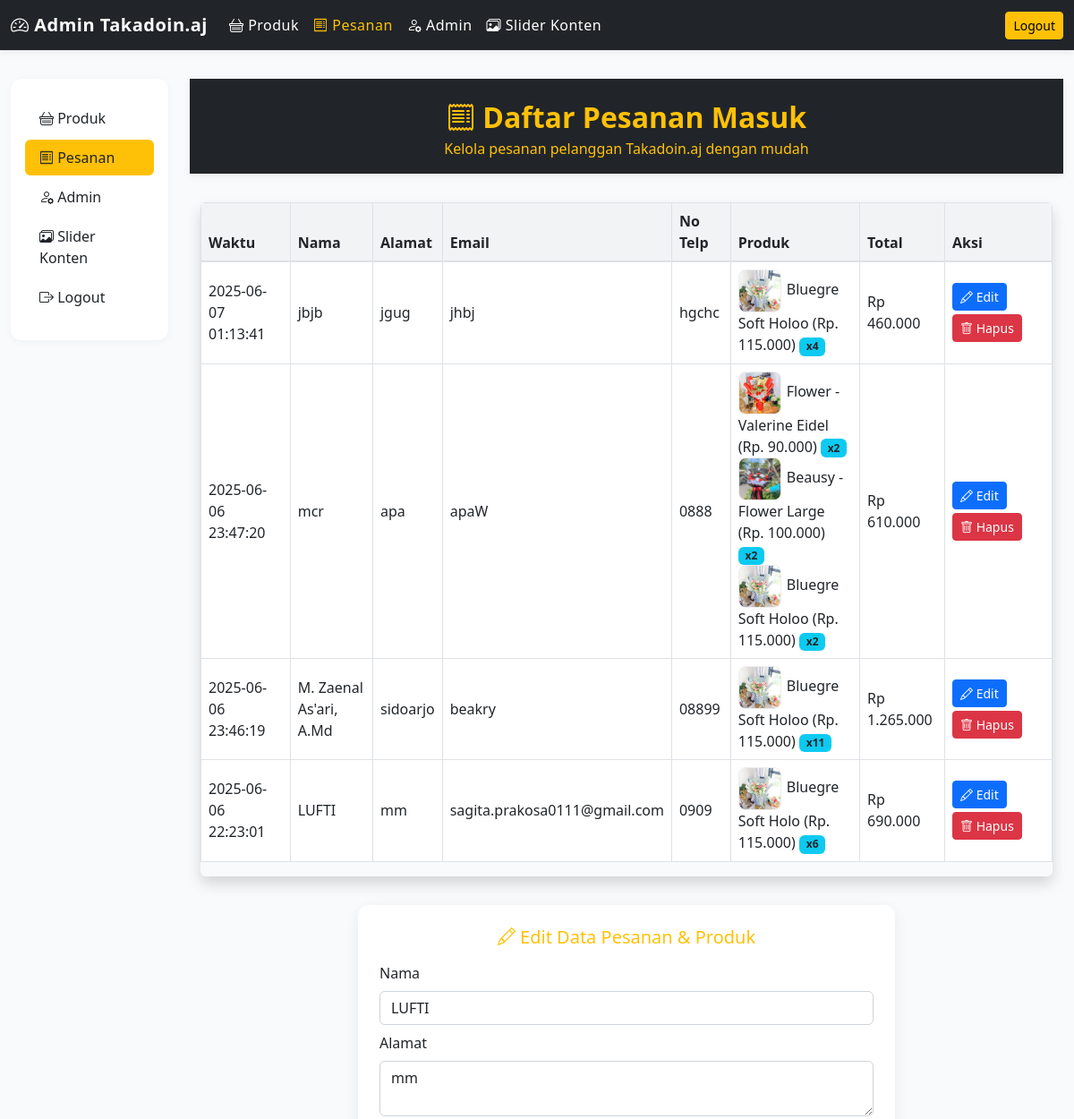
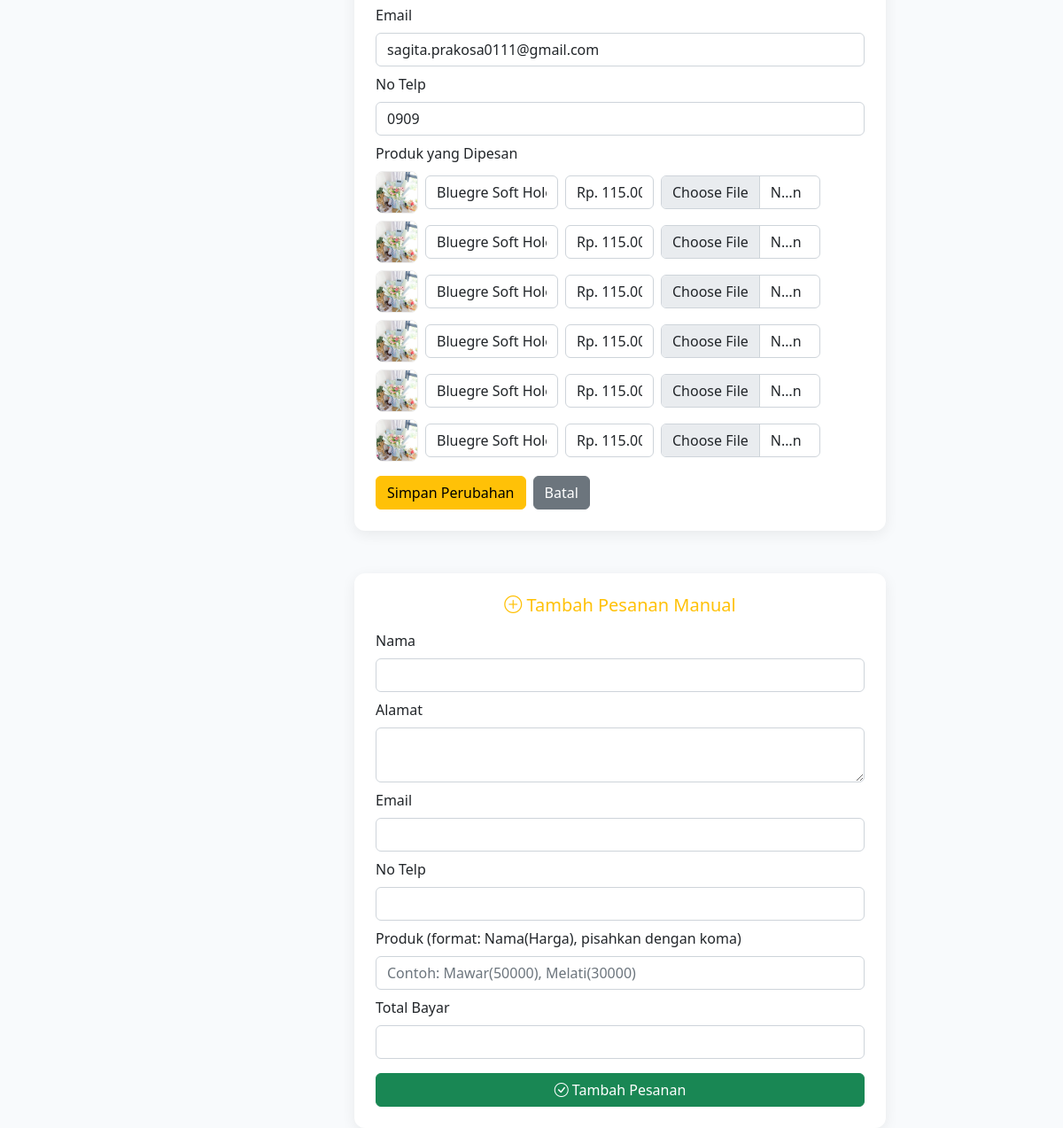
Page /admin/adminpesanan.php?edit=18 on the committed database (2 pictures, top to bottom).
### tables this page shows
CREATE TABLE `pesanan` (
  `id` int(11) NOT NULL,
  `nama` varchar(100) DEFAULT NULL,
  `alamat_rumah` text DEFAULT NULL,
  `email` varchar(100) DEFAULT NULL,
  `no` varchar(30) DEFAULT NULL,
  `produk` text DEFAULT NULL,
  `total` int(11) DEFAULT NULL,
  `tanggal` datetime DEFAULT current_timestamp()
);

### admin/adminpesanan.php (the view, shortened to what this page needs)
<?php
include('../koneksi.php');
$edit_id = isset($_GET['edit']) ? intval($_GET['edit']) : null;
$pesanan_edit = null;
if ($edit_id) {
    $pesanan_edit = mysqli_fetch_assoc(mysqli_query($conn, "SELECT * FROM pesanan WHERE id=$edit_id"));
}
$pesanan = mysqli_query($conn, "SELECT * FROM pesanan ORDER BY tanggal DESC");
?>
<!DOCTYPE html>
<html lang="id">
<head>
    <link href="https://cdn.jsdelivr.net/npm/bootstrap@5.2.3/dist/css/bootstrap.min.css" rel="stylesheet">
    <link href="https://cdn.jsdelivr.net/npm/bootstrap-icons@1.10.0/font/bootstrap-icons.css" rel="stylesheet">
</head>
<body>
    <nav class="navbar navbar-expand-lg admin-navbar">
        <div class="container-fluid">
            <a class="navbar-brand fw-bold" href="admin.php"><i class="bi bi-speedometer2"></i> Admin Takadoin.aj</a>
            <div class="collapse navbar-collapse" id="adminNavbar">
                <ul class="navbar-nav me-auto mb-2 mb-lg-0">
                    <li class="nav-item">
                        <a class="nav-link" href="admin.php"><i class="bi bi-basket"></i> Produk</a>
                    </li>
                    <li class="nav-item">
                        <a class="nav-link active" href="adminpesanan.php"><i class="bi bi-receipt"></i> Pesanan</a>
                    </li>
                    <li class="nav-item">
                        <a class="nav-link" href="tambahadmin.php"><i class="bi bi-person-gear"></i> Admin</a>
                    </li>
                    <li class="nav-item">
                        <a class="nav-link" href="admin_slider.php"><i class="bi bi-images"></i> Slider Konten</a>
                    </li>
                </ul>
                <a href="login.php" class="btn btn-warning btn-sm">Logout</a>
            </div>
        </div>
    </nav>
    <div class="container-fluid">
      <div class="row">
        <div class="col-lg-2 d-none d-lg-block">
          <div class="sidebar">
            <nav class="nav flex-column">
              <a class="nav-link<?= basename($_SERVER['PHP_SELF']) == 'admin.php' ? ' active' : '' ?>" href="admin.php"><i class="bi bi-basket"></i> Produk</a>
              <a class="nav-link<?= basename($_SERVER['PHP_SELF']) == 'adminpesanan.php' ? ' active' : '' ?>" href="adminpesanan.php"><i class="bi bi-receipt"></i> Pesanan</a>
              <a class="nav-link<?= basename($_SERVER['PHP_SELF']) == 'tambahadmin.php' ? ' active' : '' ?>" href="tambahadmin.php"><i class="bi bi-person-gear"></i> Admin</a>
              <a class="nav-link<?= basename($_SERVER['PHP_SELF']) == 'admin_slider.php' ? ' active' : '' ?>" href="admin_slider.php"><i class="bi bi-images"></i> Slider Konten</a>
              <li class="nav-item"><a class="nav-link" href="login.php"><i class="bi bi-box-arrow-right"></i> Logout</a></li>
            </nav>
          </div>
        </div>
        <div class="col-lg-10">
          <div class="admin-header text-center">
              <h2 class="fw-bold mb-1"><i class="bi bi-receipt"></i> Daftar Pesanan Masuk</h2>
              <p class="mb-0">Kelola pesanan pelanggan Takadoin.aj dengan mudah</p>
          </div>
          <div class="container">
            <div class="table-responsive rounded shadow mb-4">
                <table class="table table-bordered align-middle">
                    <thead>
                        <tr>
                            <th>Waktu</th>
                            <th>Nama</th>
                            <th>Alamat</th>
                            <th>Email</th>
                            <th>No Telp</th>
                            <th>Produk</th>
                            <th>Total</th>
                            <th style="width:120px;">Aksi</th>
                        </tr>
                    </thead>
                    <tbody>
                        <?php while($row = mysqli_fetch_assoc($pesanan)): ?>
                        <tr>
                            <td><?= $row['tanggal'] ?></td>
                            <td><?= htmlspecialchars($row['nama']) ?></td>
                            <td><?= htmlspecialchars($row['alamat_rumah']) ?></td>
                            <td><?= htmlspecialchars($row['email']) ?></td>
                            <td><?= htmlspecialchars($row['no']) ?></td>
                            <td>
                                <?php
                                $produk = json_decode($row['produk'], true);
                                if ($produk) {
                                    $produk_count = [];
                                    foreach ($produk as $p) {
                                        $nama = $p['nama'];
                                        $harga = $p['harga'];
                                        $gambar = !empty($p['gambar']) ? $p['gambar'] : '';
                                        $key = $nama . '|' . $harga . '|' . $gambar;
                                        if (!isset($produk_count[$key])) {
                                            $produk_count[$key] = [
                                                'nama' => $nama,
                                                'harga' => $harga,
                                                'gambar' => $gambar,
                                                'qty' => 1
                                            ];
                                        } else {
                                            $produk_count[$key]['qty']++;
                                        }
                                    }
                                    foreach ($produk_count as $item) {
                                        if (!empty($item['gambar'])) {
                                            echo '<img src="../'.htmlspecialchars($item['gambar']).'" class="produk-img-thumb" alt="'.htmlspecialchars($item['nama']).'">';
                                        }
                                        echo htmlspecialchars($item['nama']) . ' (' . $item['harga'] . ')';
                                        if ($item['qty'] > 1) {
                                            echo ' <span class="badge bg-info text-dark">x' . $item['qty'] . '</span>';
                                        }
                                        echo '<br>';
                                    }
                                }
                                ?>
                            </td>
                            <td>Rp <?= number_format($row['total'],0,',','.') ?></td>
                            <td>
                                <a href="adminpesanan.php?edit=<?= $row['id'] ?>" class="btn btn-sm btn-primary mb-1"><i class="bi bi-pencil"></i> Edit</a>
                                <form method="POST" style="display:inline;" onsubmit="return confirm('Yakin ingin menghapus pesanan ini?')">
                                    <button type="submit" name="hapus" class="btn btn-sm btn-danger"><i class="bi bi-trash"></i> Hapus</button>
                                </form>
                            </td>
                        </tr>
                        <?php endwhile; ?>
                    </tbody>
                </table>
            </div>
            <?php if ($pesanan_edit): ?>
            <div class="edit-form mx-auto">
                <h5 class="mb-3 text-center text-warning"><i class="bi bi-pencil"></i> Edit Data Pesanan & Produk</h5>
                <form method="POST" enctype="multipart/form-data">
                    <div class="mb-2">
                        <label class="form-label">Nama</label>
                        <input name="nama" value="<?= htmlspecialchars($pesanan_edit['nama']) ?>" class="form-control" required>
                    </div>
                    <div class="mb-2">
                        <label class="form-label">Alamat</label>
                        <textarea name="alamat_rumah" class="form-control" required><?= htmlspecialchars($pesanan_edit['alamat_rumah']) ?></textarea>
                    </div>
                    <div class="mb-2">
                        <label class="form-label">Email</label>
                        <input name="email" type="email" value="<?= htmlspecialchars($pesanan_edit['email']) ?>" class="form-control" required>
                    </div>
                    <div class="mb-2">
                        <label class="form-label">No Telp</label>
                        <input name="no" value="<?= htmlspecialchars($pesanan_edit['no']) ?>" class="form-control" required>
                    </div>
                    <div class="mb-3">
                        <label class="form-label">Produk yang Dipesan</label>
                        <?php
                        $produk = json_decode($pesanan_edit['produk'], true);
                        if ($produk) {
                            foreach($produk as $i => $p) {
                                ?>
                                <div class="mb-2 d-flex align-items-center">
                                    <?php if (!empty($p['gambar'])): ?>
                                        <img src="../<?= htmlspecialchars($p['gambar']) ?>" class="produk-img-thumb me-2" alt="<?= htmlspecialchars($p['nama']) ?>">
                                    <?php endif; ?>
                                    <input type="text" name="nama_produk[]" value="<?= htmlspecialchars($p['nama']) ?>" class="form-control me-2" style="max-width:150px;" required>
                                    <input type="text" name="harga_produk[]" value="<?= htmlspecialchars($p['harga']) ?>" class="form-control me-2" style="max-width:100px;" required>
                                    <input type="file" name="gambar_produk[]" class="form-control" style="max-width:180px;">
                                </div>
                                <?php
                            }
                        }
                        ?>
                    </div>
                    <div class="mt-3 d-flex gap-2">
                        <button type="submit" name="simpan_edit" class="btn btn-warning">Simpan Perubahan</button>
                        <a href="adminpesanan.php" class="btn btn-secondary">Batal</a>
                    </div>
                </form>
            </div>
            <?php endif; ?>
            <div class="edit-form mx-auto mt-5">
                <h5 class="mb-3 text-center text-warning"><i class="bi bi-plus-circle"></i> Tambah Pesanan Manual</h5>
                <form method="POST" action="tambahpesanan.php" enctype="multipart/form-data">
                    <div class="mb-2">
                        <label class="form-label">Nama</label>
                        <input name="nama" class="form-control" required>
                    </div>
                    <div class="mb-2">
                        <label class="form-label">Alamat</label>
                        <textarea name="alamat_rumah" class="form-control" required></textarea>
                    </div>
                    <div class="mb-2">
                        <label class="form-label">Email</label>
                        <input name="email" type="email" class="form-control" required>
                    </div>
                    <div class="mb-2">
                        <label class="form-label">No Telp</label>
                        <input name="no" class="form-control" required>
                    </div>
                    <div class="mb-2">
                        <label class="form-label">Produk (format: Nama(Harga), pisahkan dengan koma)</label>
                        <input name="produk" class="form-control" placeholder="Contoh: Mawar(50000), Melati(30000)" required>
                    </div>
                    <div class="mb-2">
                        <label class="form-label">Total Bayar</label>
                        <input name="total" type="number" class="form-control" required>
                    </div>
                    <div class="mt-3">
                        <button type="submit" class="btn btn-success w-100"><i class="bi bi-check-circle"></i> Tambah Pesanan</button>
                    </div>
                </form>
            </div>
          </div>
        </div>
      </div>
    </div>
</body>
</html>

### admin/adminpesanan.php (style rules this page uses)
body { background: #f8fafc; min-height: 100vh; }
.admin-navbar { background: #212529; color: #fff; margin-bottom: 32px; box-shadow: 0 2px 8px rgba(0,0,0,0.08); }
.admin-navbar .navbar-brand, .admin-navbar .nav-link { color: #fff !important; font-weight: 500; letter-spacing: 0.5px; }
.admin-navbar .nav-link.active, .admin-navbar .nav-link:focus { color: #ffc107 !important; }
.sidebar { background: #fff; border-radius: 12px; box-shadow: 0 2px 8px rgba(0,0,0,0.04); padding: 1.5rem 1rem; margin-bottom: 2rem; }
.sidebar .nav-link { color: #212529; border-radius: 6px; margin-bottom: 4px; transition: background .15s; }
.sidebar .nav-link.active, .sidebar .nav-link:hover { background: #ffc107; color: #212529 !important; }
.admin-header { background: #212529; color: #ffc107; padding: 24px 0 16px 0; margin-bottom: 32px; box-shadow: 0 2px 8px rgba(0,0,0,0.08); }
.table thead th { background: #f1f3f5; color: #212529; font-weight: 600; border-bottom: 2px solid #dee2e6; }
.table tbody tr { background: #fff; }
.edit-form { background: #fff; border-radius: 12px; box-shadow: 0 4px 16px rgba(0,0,0,0.07); padding: 24px; margin-top: 32px; max-width: 600px; }
.produk-img-thumb { width: 48px; height: 48px; object-fit: cover; border-radius: 8px; margin-right: 6px; border: 1px solid #eee; }

### rows in the picture
pesanan: tanggal "2025-06-07 01:13:41", nama "jbjb", alamat_rumah "jgug", email "jhbj", no "hgchc", nama "Bluegre Soft Holoo", harga "Rp. 115.000", qty "4", total "460.000"
pesanan: tanggal "2025-06-06 23:47:20", nama "mcr", alamat_rumah "apa", email "apaW", no "0888", nama "Flower - Valerine Eidel", harga "Rp. 90.000", qty "2", nama "Beausy - Flower Large", harga "Rp. 100.000", nama "Bluegre Soft Holoo", harga "Rp. 115.000", total "610.000"
pesanan: tanggal "2025-06-06 23:46:19", nama "M. Zaenal As'ari, A.Md", alamat_rumah "sidoarjo", email "beakry", no "08899", nama "Bluegre Soft Holoo", harga "Rp. 115.000", qty "11", total "1.265.000"
pesanan: tanggal "2025-06-06 22:23:01", nama "LUFTI", alamat_rumah "mm", email "sagita.prakosa0111@gmail.com", no "0909", nama "Bluegre Soft Holo", harga "Rp. 115.000", qty "6", total "690.000"
